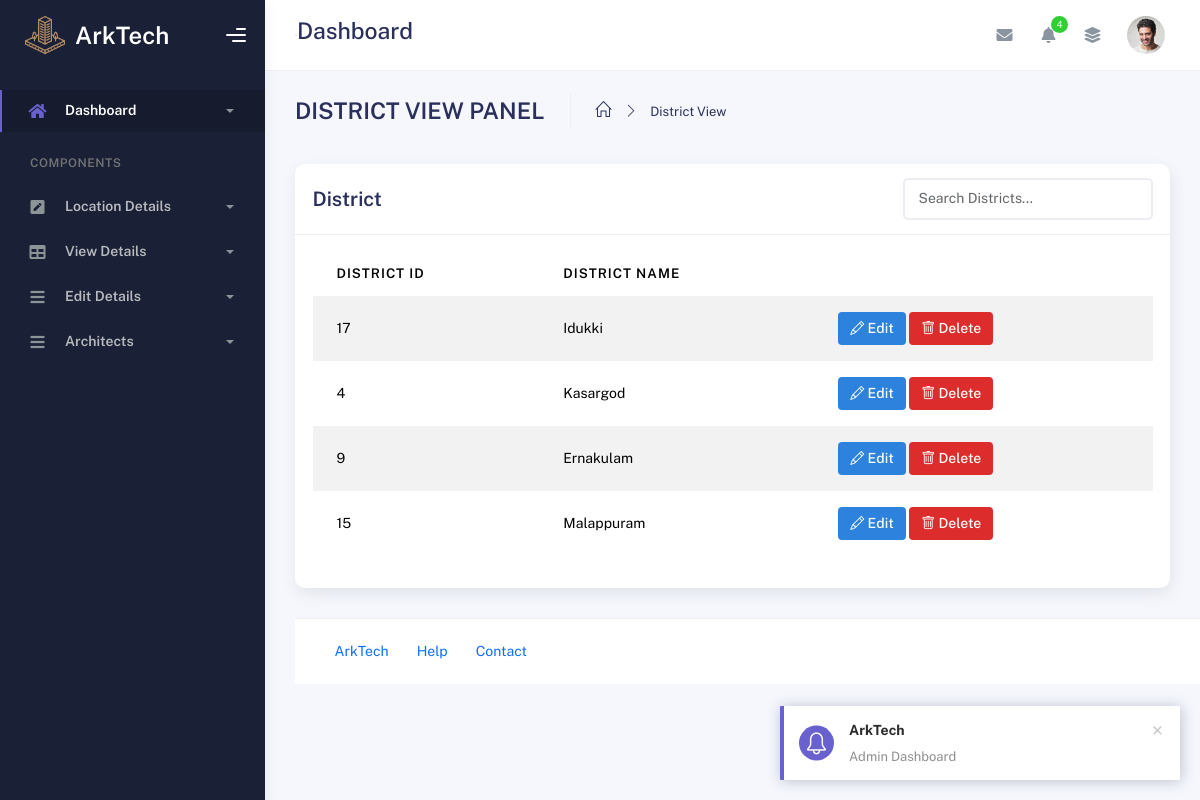
Page /Admin/districtview.php on the committed database.
### tables this page shows
CREATE TABLE IF NOT EXISTS `tbl_district` (
  `district_id` int NOT NULL AUTO_INCREMENT,
  `district_name` varchar(30) NOT NULL,
  UNIQUE KEY `district_id` (`district_id`)
);

### dboperation.php (called while the page is built, shortened)
<?php
class dboperation
{
    public $con,$res;
    function __construct()
    {
        $this->con=mysqli_connect("localhost","root","","arktech");
    }
    public function executequery($sql)
    {
        $this->res=mysqli_query($this->con,$sql);
        return $this->res;
    }
}
?>

### Admin/districtview.php (the view, shortened to what this page needs)
<?php
include("header.php");
include("../dboperation.php");
$obj = new dboperation();
$s = "select * from tbl_district";
$res = $obj->executequery($s);
?>
        <div class="container">
          <div class="page-inner">
            <div class="page-header">
              <h3 class="fw-bold mb-3">DISTRICT VIEW PANEL</h3>
              <ul class="breadcrumbs mb-3">
                <li class="nav-home">
                  <a href="index.php">
                    <i class="icon-home"></i>
                  </a>
                </li>
                <li class="separator">
                  <i class="icon-arrow-right"></i>
                </li>
                <li class="nav-item">
                  <a href="#">District View</a>
                </li>
              </ul>
            </div>
            <div class="row">
              <div class="col-md-12">
                <div class="card">
                  <div class="card-header d-flex justify-content-between align-items-center">
                      <h4 class="card-title m-0">District</h4>
                      <div class="ms-auto">
                      <input type="text" id="districtSearch" class="form-control" style="width: 250px;" placeholder="Search Districts...">
                    </div>
                  </div>
                  <div class="card-body">
                    <div class="table-responsive">
                      <table
                        id="basic-datatables"
                        class="display table table-striped table-hover"
                      >
                        <thead>
                          <tr>
                            <th>District ID</th>
                            <th>District Name</th>
                          </tr>
                        </thead>
            <tbody>
              <?php
               while ($r = mysqli_fetch_array($res)) {
              ?>
                <tr>
                  <td><?php echo $r["district_id"]; ?></td>
                  <td><?php echo $r["district_name"]; ?></td>
                  <td>
                <button class="btn-edit"
                    data-id="<?php echo $r['district_id']; ?>"
                    style="background-color:rgb(44, 130, 220); color: #fff; padding: 6px 12px; border: none; text-decoration: none; border-radius: 4px; font-weight: 500; display: inline-block;">
                   <i class="bi bi-pencil"></i> Edit
                  </button>
                 <button class="btn-delete"
                  data-id="<?php echo $r['district_id']; ?>"
                style="background-color:rgb(220, 44, 44); color: #fff; padding: 6px 12px; border: none; text-decoration: none; border-radius: 4px; font-weight: 500; display: inline-block;">
                <i class="bi bi-trash"></i> Delete
                </button>
              </td>
              </tr>
              <?php
              }
              ?>
            </tbody>
          </table>
        </div>
      </div>
    </div>
  </div>
</div>
<?php
include_once("footer.php");
?>

### rows in the picture
tbl_district: district_id "17", district_name "Idukki"
tbl_district: district_id "4", district_name "Kasargod"
tbl_district: district_id "9", district_name "Ernakulam"
tbl_district: district_id "15", district_name "Malappuram"
